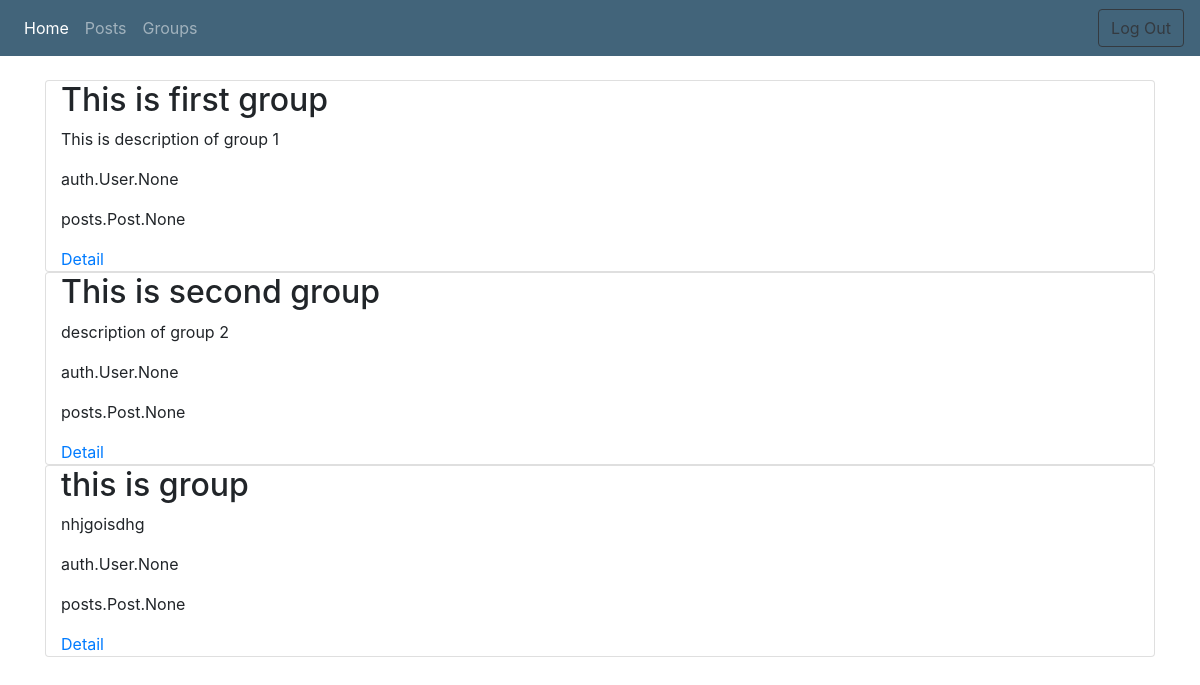
The page /groups/list/ (signed in) on the database its author committed.
### groups/models.py (models this page shows, shortened)
class Group(models.Model):
    admin_of_group = models.ForeignKey(User, on_delete=models.CASCADE)
    name_of_group = models.CharField(unique=True, max_length=256)
    description_of_group = models.TextField(blank=True, default="This Group has not their destription yet")
    members = models.ManyToManyField(User, related_name='members', related_query_name='member', blank=True)
    posts_in_group = models.ManyToManyField(Post, blank=True)

### groups/views.py (the view)
# urls.py: path('list/', views.GroupListView.as_view(), name='list'),
class GroupListView(ListView):
    model = Group

### groups/templates/groups/group_list.html
{% extends 'base.html' %}
{% block conntent %}
{% for group in object_list %}
    <div class="container card">
        <h2>{{ group.name_of_group }}</h2>
        <p>{{ group.description_of_group }}</p>
        <p>{{ group.members }}</p>
        <p>{{ group.posts_in_group }}</p>
        <a href="{% url 'groups:detail' group.pk %}">Detail</a>
    </div>
{% endfor%}
{% endblock %}

### rows shown on the page
Group: name_of_group "This is first group", description_of_group "This is description of group 1", members "auth.User.None", posts_in_group "posts.Post.None"
Group: name_of_group "This is second group", description_of_group "description of group 2", members "auth.User.None", posts_in_group "posts.Post.None"
Group: name_of_group "this is group", description_of_group "nhjgoisdhg", members "auth.User.None", posts_in_group "posts.Post.None"
